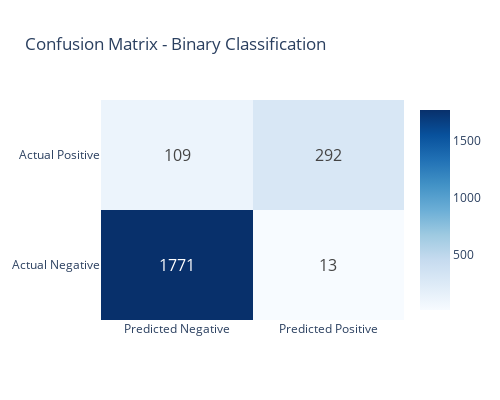

Here is the notebook cell this chart was saved with:
### Markdown cell above
## Visualiser les résultats de la classification binaire

### Code cell
# Plot confusion matrix
fig = go.Figure(data=go.Heatmap(
    z=binary_results['confusion_matrix'],
    x=['Predicted Negative', 'Predicted Positive'],
    y=['Actual Negative', 'Actual Positive'],
    text=binary_results['confusion_matrix'],
    texttemplate="%{text}",
    textfont={"size": 16},
    colorscale='Blues'
))

fig.update_layout(
    title='Confusion Matrix - Binary Classification',
    height=400,
    width=500
)

fig.show()

### Figure 1 — Plotly figure (JSON) as saved in the notebook; plotly's stock layout.template omitted (floating-point values rounded to 4 significant figures)
{"data": [{"colorscale": [[0, "rgb(247,251,255)"], [0.125, "rgb(222,235,247)"], [0.25, "rgb(198,219,239)"], [0.375, "rgb(158,202,225)"], [0.5, "rgb(107,174,214)"], [0.625, "rgb(66,146,198)"], [0.75, "rgb(33,113,181)"], [0.875, "rgb(8,81,156)"], [1, "rgb(8,48,107)"]], "text": [[1771, 13], [109, 292]], "textfont": {"size": 16}, "texttemplate": "%{text}", "type": "heatmap", "x": ["Predicted Negative", "Predicted Positive"], "y": ["Actual Negative", "Actual Positive"], "z": [[1771, 13], [109, 292]]}], "layout": {"height": 400, "title": {"text": "Confusion Matrix - Binary Classification"}, "width": 500}}
